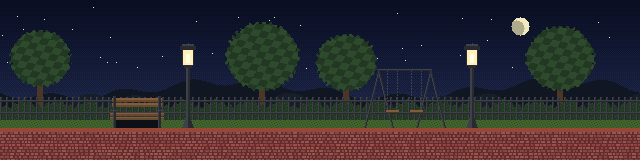

A level layout from a 2D game, rendered from its tile map. Below: a short description, then the map file with its tile-grid data intact:
An orthogonal 40x10 tile map with 16x16 px tiles, 3 tile layers (background, main, collision), 2 tilesets and 8 objects (2x Light, 2x Door, CameraZone, PlayerStart, Hina, ...).

<map version="1.8" tiledversion="1.8.0" orientation="orthogonal" renderorder="right-down" width="40" height="10" tilewidth="16" tileheight="16" infinite="0" nextlayerid="5" nextobjectid="9">
 <properties>
  <property name="music" value="park_dread" />
  <property name="attach" value="ParkScene, Uneasy" />
  <property name="room_id" value="park" />
  <property name="title" value="The park" />
  <property name="lighting" value="palette" />
  <property name="ambient" value="0.25" />
  <property name="light_levels" value="4" />
  <property name="light_curve" value="perceived" />
  <property name="light_dither" value="false" />
  <property name="backdrop" value="#101a2a" />
  <property name="glow_light" value="#fff0ba, #fffce6" />
 </properties>
 <tileset firstgid="1" name="park_tiles" tilewidth="16" tileheight="16" tilecount="311" columns="16">
  <properties>
   <property name="normal" value="park_tiles_n.png" />
  </properties>
  <image source="park_tiles.png" width="256" height="320" />
 </tileset>
 <tileset firstgid="312" source="../../engine/blutmond_collision.tsx" />
 <layer id="1" name="background" width="40" height="10">
  <properties>
   <property name="role" value="background" />
  </properties>
  <data encoding="csv">
1,1,1,1,1,2,1,1,1,1,1,1,1,1,1,1,1,1,1,1,1,1,1,1,3,1,1,1,1,1,1,1,1,1,1,1,1,1,1,1,
4,5,6,7,8,4,4,4,4,4,4,4,9,4,10,11,12,13,14,4,4,4,4,4,4,4,4,4,15,4,16,17,18,19,20,21,22,23,4,4,
24,25,26,27,28,29,30,29,29,29,29,31,32,29,33,34,35,36,37,29,38,39,40,41,29,29,42,29,29,43,44,29,45,46,47,48,49,29,50,29,
51,52,53,54,55,56,57,58,56,56,59,60,61,62,63,64,65,66,67,68,69,70,71,72,56,73,56,56,74,75,56,56,76,77,78,79,80,81,56,56,
82,83,84,85,86,87,87,87,88,87,87,89,90,87,91,92,93,94,95,96,97,98,99,100,101,102,103,104,87,105,87,87,106,107,108,109,110,111,87,87,
112,113,114,115,116,117,118,119,120,121,122,123,124,125,126,127,128,129,130,131,132,133,134,135,136,137,138,139,140,141,142,143,144,145,146,147,148,149,150,151,
152,153,154,155,156,157,158,159,160,161,162,163,164,165,166,167,168,169,170,171,172,173,174,175,176,177,178,179,180,181,182,183,184,185,186,187,188,189,190,191,
192,193,194,195,196,197,198,199,200,201,202,203,204,205,206,207,208,209,210,211,212,213,214,215,216,217,218,219,220,221,222,223,224,225,226,227,228,229,230,231,
0,0,0,0,0,0,0,0,0,0,0,0,0,0,0,0,0,0,0,0,0,0,0,0,0,0,0,0,0,0,0,0,0,0,0,0,0,0,0,0,
0,0,0,0,0,0,0,0,0,0,0,0,0,0,0,0,0,0,0,0,0,0,0,0,0,0,0,0,0,0,0,0,0,0,0,0,0,0,0,0
</data>
 </layer>
 <layer id="2" name="main" width="40" height="10">
  <properties>
   <property name="role" value="main" />
  </properties>
  <data encoding="csv">
0,0,0,0,0,0,0,0,0,0,0,0,0,0,0,0,0,0,0,0,0,0,0,0,0,0,0,0,0,0,0,0,0,0,0,0,0,0,0,0,
0,0,0,0,0,0,0,0,0,0,0,0,0,0,0,0,0,0,0,0,0,0,0,0,0,0,0,0,0,0,0,0,0,0,0,0,0,0,0,0,
0,0,0,0,0,0,0,0,0,0,0,0,0,0,0,0,0,0,0,0,0,0,0,0,0,0,0,0,0,0,0,0,0,0,0,0,0,0,0,0,
0,0,0,0,0,0,0,0,0,0,0,0,0,0,0,0,0,0,0,0,0,0,0,0,0,0,0,0,0,0,0,0,0,0,0,0,0,0,0,0,
0,0,0,0,0,0,0,0,0,0,0,0,0,0,0,0,0,0,0,0,0,0,0,0,0,0,0,0,0,0,0,0,0,0,0,0,0,0,0,0,
0,0,0,0,0,0,0,0,0,0,0,0,0,0,0,0,0,0,0,0,0,0,0,0,0,0,0,0,0,0,0,0,0,0,0,0,0,0,0,0,
0,0,0,0,0,0,0,0,0,0,0,0,0,0,0,0,0,0,0,0,0,0,0,0,0,0,0,0,0,0,0,0,0,0,0,0,0,0,0,0,
0,0,0,0,0,0,0,0,0,0,0,0,0,0,0,0,0,0,0,0,0,0,0,0,0,0,0,0,0,0,0,0,0,0,0,0,0,0,0,0,
232,233,234,235,236,237,238,239,240,241,242,243,244,245,246,247,248,249,250,251,252,253,254,255,256,257,258,259,260,261,262,263,264,265,266,267,268,269,270,271,
272,273,274,275,276,277,278,279,280,281,282,283,284,285,286,287,288,289,290,291,292,293,294,295,296,297,298,299,300,301,302,303,304,305,306,307,308,309,310,311
</data>
 </layer>
 <layer id="3" name="collision" width="40" height="10" opacity="0.5">
  <properties>
   <property name="role" value="collision" />
  </properties>
  <data encoding="csv">
0,0,0,0,0,0,0,0,0,0,0,0,0,0,0,0,0,0,0,0,0,0,0,0,0,0,0,0,0,0,0,0,0,0,0,0,0,0,0,0,
0,0,0,0,0,0,0,0,0,0,0,0,0,0,0,0,0,0,0,0,0,0,0,0,0,0,0,0,0,0,0,0,0,0,0,0,0,0,0,0,
0,0,0,0,0,0,0,0,0,0,0,0,0,0,0,0,0,0,0,0,0,0,0,0,0,0,0,0,0,0,0,0,0,0,0,0,0,0,0,0,
0,0,0,0,0,0,0,0,0,0,0,0,0,0,0,0,0,0,0,0,0,0,0,0,0,0,0,0,0,0,0,0,0,0,0,0,0,0,0,0,
0,0,0,0,0,0,0,0,0,0,0,0,0,0,0,0,0,0,0,0,0,0,0,0,0,0,0,0,0,0,0,0,0,0,0,0,0,0,0,0,
0,0,0,0,0,0,0,0,0,0,0,0,0,0,0,0,0,0,0,0,0,0,0,0,0,0,0,0,0,0,0,0,0,0,0,0,0,0,0,0,
0,0,0,0,0,0,0,0,0,0,0,0,0,0,0,0,0,0,0,0,0,0,0,0,0,0,0,0,0,0,0,0,0,0,0,0,0,0,0,0,
0,0,0,0,0,0,0,0,0,0,0,0,0,0,0,0,0,0,0,0,0,0,0,0,0,0,0,0,0,0,0,0,0,0,0,0,0,0,0,0,
313,313,313,313,313,313,313,313,313,313,313,313,313,313,313,313,313,313,313,313,313,313,313,313,313,313,313,313,313,313,313,313,313,313,313,313,313,313,313,313,
313,313,313,313,313,313,313,313,313,313,313,313,313,313,313,313,313,313,313,313,313,313,313,313,313,313,313,313,313,313,313,313,313,313,313,313,313,313,313,313
</data>
 </layer>
 <objectgroup id="4" name="objects">
  <properties>
   <property name="role" value="objects" />
  </properties>
  <object id="1" name="room" type="CameraZone" x="0" y="0" width="640" height="160" />
  <object id="2" name="start" type="PlayerStart" x="600" y="128">
   <point />
   <properties>
    <property name="facing" value="left" />
   </properties>
  </object>
  <object id="3" name="lamp" type="Light" x="188" y="59">
   <point />
   <properties>
    <property name="colour" value="#ffd890" />
    <property name="radius" value="150" />
    <property name="height" value="24" />
    <property name="intensity" value="1.5" />
    <property name="flicker" value="0.2" />
    <property name="flicker_speed" value="4" />
   </properties>
  </object>
  <object id="4" name="lamp_swings" type="Light" x="472" y="59">
   <point />
   <properties>
    <property name="colour" value="#ffd890" />
    <property name="radius" value="150" />
    <property name="height" value="24" />
    <property name="intensity" value="1.5" />
    <property name="flicker" value="0.2" />
    <property name="flicker_speed" value="4" />
   </properties>
  </object>
  <object id="5" name="hina" type="Hina" x="137" y="128">
   <point />
  </object>
  <object id="6" name="snowman" type="Snowman" x="300" y="128">
   <point />
  </object>
  <object id="7" name="to_street" type="Door" x="624" y="80" width="16" height="48">
   <properties>
    <property name="target_room" value="rural_street" />
    <property name="target_door" value="to_park" />
    <property name="direction" value="east" />
   </properties>
  </object>
  <object id="8" name="to_riverside" type="Door" x="0" y="80" width="16" height="48">
   <properties>
    <property name="target_room" value="riverside" />
    <property name="target_door" value="to_park" />
    <property name="direction" value="west" />
   </properties>
  </object>
 </objectgroup>
</map>
